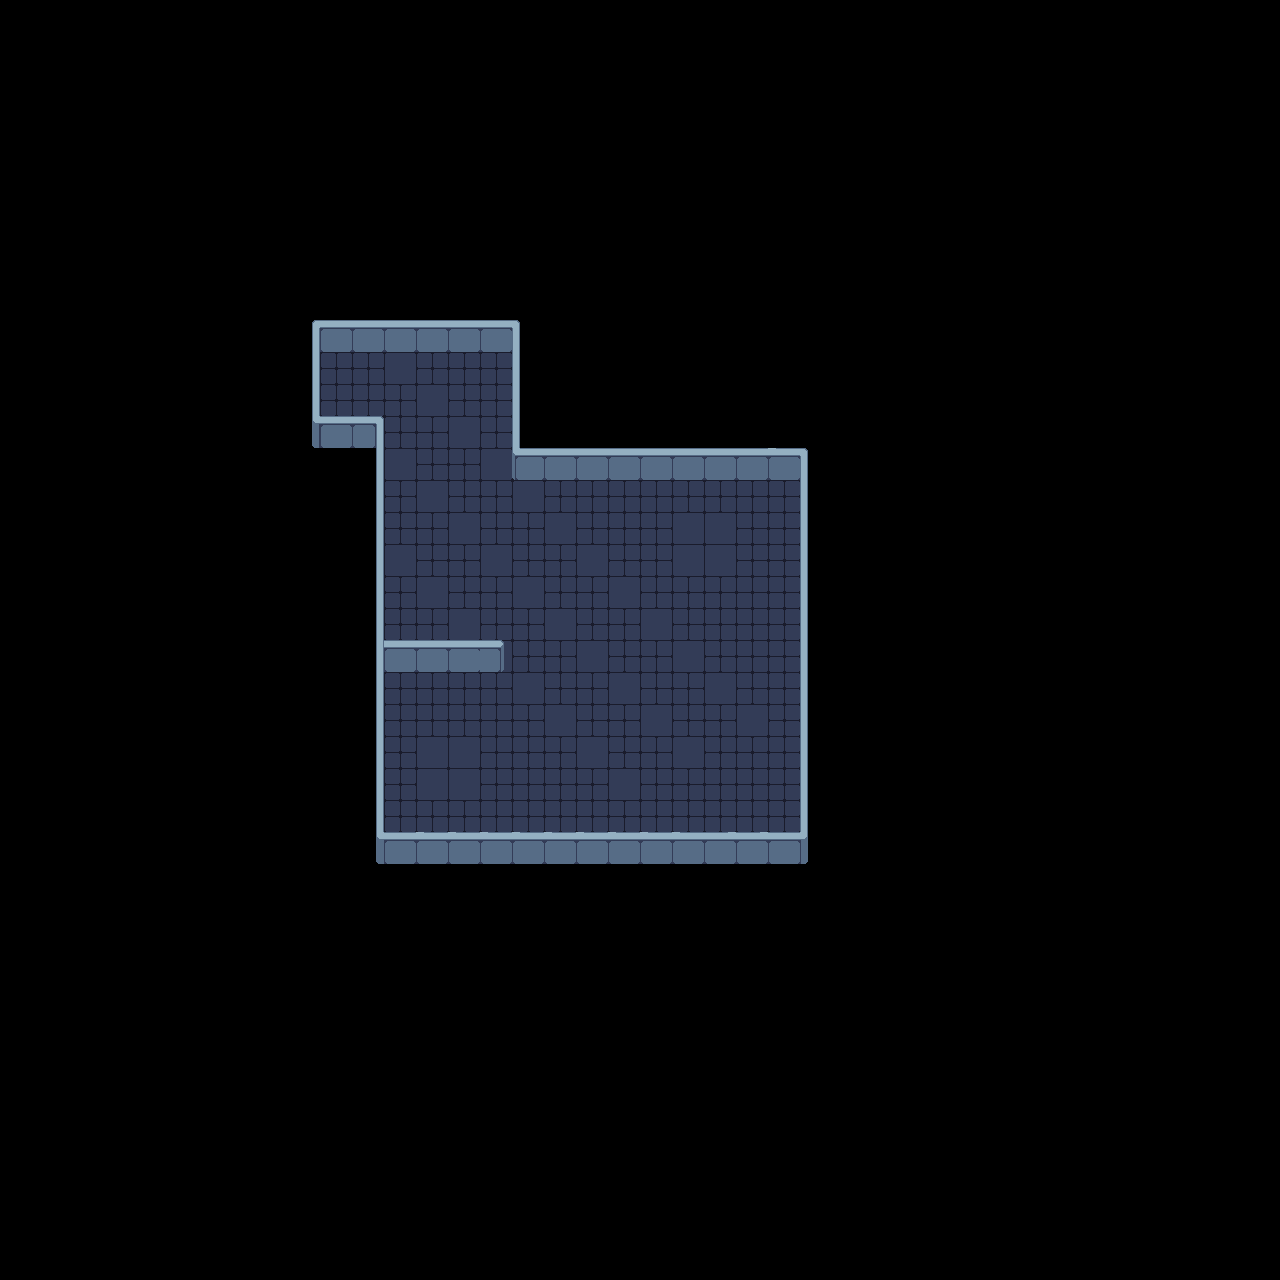

A level layout from a 2D game, rendered from its tile map. Below: a short description, then the map file with tile-grid data replaced by summaries:
An orthogonal 40x40 tile map with 32x32 px tiles, 2 tile layers (Floors, Walls) and 17 objects (SpawnPoint_1, SpawnPoint_2, SpawnPoint_3, SpawnPoint_4, END).

<map version="1.10" tiledversion="1.10.1" orientation="orthogonal" renderorder="right-down" width="40" height="40" tilewidth="32" tileheight="32" infinite="0" nextlayerid="7" nextobjectid="41">
 <tileset firstgid="1" source="../Tilesets/SciFi_Tileset.tsx" />
 <layer id="2" name="Floors" width="40" height="40">
  <data>[1600 cells, 165 non-empty, 2 distinct tile ids]</data>
 </layer>
 <layer id="1" name="Walls" class="Collision" width="40" height="40">
  <properties>
   <property name="Collision" type="bool" value="true" />
  </properties>
  <data>[1600 cells, 68 non-empty, 18 distinct tile ids]</data>
 </layer>
 <objectgroup id="3" name="rWalls">
  <object id="11" x="321" y="322" width="191" height="30" />
  <object id="15" x="288" y="320" width="32" height="128" />
  <object id="16" x="288" y="416" width="96" height="32" />
  <object id="17" x="352" y="416" width="32" height="256" />
  <object id="18" x="352" y="640" width="160" height="32" />
  <object id="19" x="352" y="640" width="32" height="224" />
  <object id="22" x="800" y="448" width="32" height="416" />
  <object id="23" x="512" y="448" width="320" height="32" />
  <object id="24" x="512" y="320" width="32" height="160" />
  <object id="25" x="512" y="320" width="32" height="160" />
  <object id="30" x="352" y="832" width="480" height="32" />
 </objectgroup>
 <objectgroup id="4" name="SpawnPoints">
  <object id="31" name="SpawnPoint_1" x="480" y="672" width="32" height="32" />
 </objectgroup>
 <objectgroup id="6" name="_SpawnPointsCpy" visible="0">
  <object id="34" name="SpawnPoint_2" x="448" y="736" width="32" height="32" />
  <object id="35" name="SpawnPoint_3" x="480" y="768" width="32" height="32" />
  <object id="36" name="SpawnPoint_4" x="512" y="736" width="32" height="32" />
 </objectgroup>
 <objectgroup id="5" name="Test_Pathfinding">
  <object id="39" name="END" x="416" y="512" width="32" height="32" />
  <object id="40" gid="823" x="416" y="544" width="32" height="32" />
 </objectgroup>
</map>
